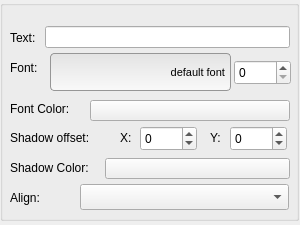
<?xml version="1.0" encoding="UTF-8"?>
<ui version="4.0">
 <class>UITextFieldPropertyGridWidget</class>
 <widget class="QWidget" name="UITextFieldPropertyGridWidget">
  <property name="geometry">
   <rect>
    <x>0</x>
    <y>0</y>
    <width>300</width>
    <height>225</height>
   </rect>
  </property>
  <property name="minimumSize">
   <size>
    <width>300</width>
    <height>225</height>
   </size>
  </property>
  <property name="windowTitle">
   <string>Form</string>
  </property>
  <widget class="QGroupBox" name="groupBox">
   <property name="geometry">
    <rect>
     <x>0</x>
     <y>0</y>
     <width>299</width>
     <height>221</height>
    </rect>
   </property>
   <property name="title">
    <string/>
   </property>
   <widget class="QLineEdit" name="textLineEdit">
    <property name="geometry">
     <rect>
      <x>45</x>
      <y>26</y>
      <width>245</width>
      <height>22</height>
     </rect>
    </property>
   </widget>
   <widget class="QLabel" name="label">
    <property name="geometry">
     <rect>
      <x>10</x>
      <y>30</y>
      <width>31</width>
      <height>16</height>
     </rect>
    </property>
    <property name="text">
     <string>Text:</string>
    </property>
   </widget>
   <widget class="QSpinBox" name="fontSizeSpinBox">
    <property name="geometry">
     <rect>
      <x>234</x>
      <y>60</y>
      <width>57</width>
      <height>25</height>
     </rect>
    </property>
   </widget>
   <widget class="QLabel" name="fontNameLabel">
    <property name="geometry">
     <rect>
      <x>10</x>
      <y>60</y>
      <width>31</width>
      <height>16</height>
     </rect>
    </property>
    <property name="text">
     <string>Font:</string>
    </property>
   </widget>
   <widget class="QColorButton" name="textColorPushButton">
    <property name="geometry">
     <rect>
      <x>90</x>
      <y>100</y>
      <width>200</width>
      <height>21</height>
     </rect>
    </property>
    <property name="text">
     <string/>
    </property>
   </widget>
   <widget class="QLabel" name="fontColorLabel">
    <property name="geometry">
     <rect>
      <x>10</x>
      <y>101</y>
      <width>71</width>
      <height>16</height>
     </rect>
    </property>
    <property name="text">
     <string>Font Color:</string>
    </property>
   </widget>
   <widget class="QPushButton" name="fontSelectButton">
    <property name="geometry">
     <rect>
      <x>50</x>
      <y>53</y>
      <width>181</width>
      <height>38</height>
     </rect>
    </property>
    <property name="styleSheet">
     <string notr="true">QPushButton {text-align:right; font-size: 11px; border-style: outset; border: 1px solid #969696; padding: 5px; border-radius: 4px; background-color: qlineargradient(x1: 0, y1: 0, x2: 0, y2: 1, stop: 0 #e3e3e3, stop: 1 #f9f9f9);} 
QPushButton:pressed {background-color: qlineargradient(x1: 0, y1: 0, x2: 0, y2: 1, stop: 0 #7e7e7e, stop: 1 #f9f9f9); }</string>
    </property>
    <property name="text">
     <string>default font</string>
    </property>
   </widget>
   <widget class="QColorButton" name="shadowColorButton">
    <property name="geometry">
     <rect>
      <x>105</x>
      <y>158</y>
      <width>185</width>
      <height>21</height>
     </rect>
    </property>
    <property name="text">
     <string/>
    </property>
   </widget>
   <widget class="QLabel" name="offsetYLabel">
    <property name="geometry">
     <rect>
      <x>210</x>
      <y>130</y>
      <width>16</width>
      <height>16</height>
     </rect>
    </property>
    <property name="text">
     <string>Y:</string>
    </property>
   </widget>
   <widget class="QLabel" name="offsetXLabel">
    <property name="geometry">
     <rect>
      <x>120</x>
      <y>130</y>
      <width>16</width>
      <height>16</height>
     </rect>
    </property>
    <property name="text">
     <string>X:</string>
    </property>
   </widget>
   <widget class="QLabel" name="shadowColorLabel">
    <property name="geometry">
     <rect>
      <x>10</x>
      <y>160</y>
      <width>91</width>
      <height>16</height>
     </rect>
    </property>
    <property name="text">
     <string>Shadow Color:</string>
    </property>
   </widget>
   <widget class="QSpinBox" name="shadowOffsetXSpinBox">
    <property name="geometry">
     <rect>
      <x>140</x>
      <y>126</y>
      <width>57</width>
      <height>25</height>
     </rect>
    </property>
    <property name="minimum">
     <number>-99</number>
    </property>
   </widget>
   <widget class="QSpinBox" name="shadowOffsetYSpinBox">
    <property name="geometry">
     <rect>
      <x>230</x>
      <y>126</y>
      <width>57</width>
      <height>25</height>
     </rect>
    </property>
    <property name="minimum">
     <number>-99</number>
    </property>
   </widget>
   <widget class="QLabel" name="shadowOffsetLabel">
    <property name="geometry">
     <rect>
      <x>10</x>
      <y>130</y>
      <width>91</width>
      <height>16</height>
     </rect>
    </property>
    <property name="text">
     <string>Shadow offset:</string>
    </property>
   </widget>
   <widget class="QComboBox" name="alignComboBox">
    <property name="geometry">
     <rect>
      <x>80</x>
      <y>184</y>
      <width>209</width>
      <height>26</height>
     </rect>
    </property>
   </widget>
   <widget class="QLabel" name="AlignLabel">
    <property name="geometry">
     <rect>
      <x>10</x>
      <y>190</y>
      <width>62</width>
      <height>16</height>
     </rect>
    </property>
    <property name="text">
     <string>Align:</string>
    </property>
   </widget>
  </widget>
 </widget>
 <customwidgets>
  <customwidget>
   <class>QColorButton</class>
   <extends>QPushButton</extends>
   <header>qcolorbutton.h</header>
  </customwidget>
 </customwidgets>
 <tabstops>
  <tabstop>textLineEdit</tabstop>
  <tabstop>fontSelectButton</tabstop>
  <tabstop>fontSizeSpinBox</tabstop>
  <tabstop>textColorPushButton</tabstop>
 </tabstops>
 <resources/>
 <connections/>
</ui>
